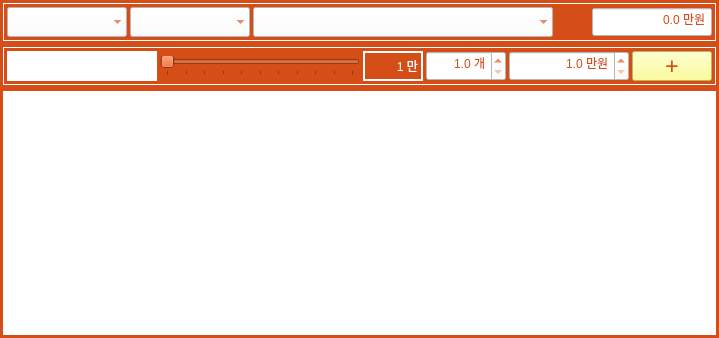
              <widget class="QWidget" name="tab_4">
               <attribute name="title">
                <string>조명</string>
               </attribute>
               <layout class="QVBoxLayout" name="verticalLayout_7">
                <property name="spacing">
                 <number>0</number>
                </property>
                <property name="leftMargin">
                 <number>0</number>
                </property>
                <property name="topMargin">
                 <number>0</number>
                </property>
                <property name="rightMargin">
                 <number>0</number>
                </property>
                <property name="bottomMargin">
                 <number>0</number>
                </property>
                <item>
                 <widget class="QFrame" name="frame_133">
                  <property name="minimumSize">
                   <size>
                    <width>0</width>
                    <height>30</height>
                   </size>
                  </property>
                  <property name="maximumSize">
                   <size>
                    <width>16777215</width>
                    <height>16777215</height>
                   </size>
                  </property>
                  <property name="font">
                   <font>
                    <family>나눔고딕 ExtraBold</family>
                    <pointsize>9</pointsize>
                    <weight>9</weight>
                    <italic>false</italic>
                    <bold>false</bold>
                   </font>
                  </property>
                  <property name="styleSheet">
                   <string notr="true">background-color: rgb(213, 77, 23);
font: 75 9pt &quot;나눔고딕 ExtraBold&quot;;</string>
                  </property>
                  <layout class="QHBoxLayout" name="horizontalLayout_280">
                   <property name="leftMargin">
                    <number>3</number>
                   </property>
                   <property name="topMargin">
                    <number>3</number>
                   </property>
                   <property name="rightMargin">
                    <number>3</number>
                   </property>
                   <property name="bottomMargin">
                    <number>3</number>
                   </property>
                   <item>
                    <widget class="QFrame" name="horizontalFrame_31">
                     <property name="styleSheet">
                      <string notr="true">color: rgb(255, 255, 255);</string>
                     </property>
                     <property name="frameShape">
                      <enum>QFrame::Box</enum>
                     </property>
                     <layout class="QHBoxLayout" name="horizontalLayout_102">
                      <property name="spacing">
                       <number>3</number>
                      </property>
                      <property name="leftMargin">
                       <number>3</number>
                      </property>
                      <property name="topMargin">
                       <number>3</number>
                      </property>
                      <property name="rightMargin">
                       <number>3</number>
                      </property>
                      <property name="bottomMargin">
                       <number>3</number>
                      </property>
                      <item>
                       <widget class="QComboBox" name="comboBox_light_zone">
                        <property name="sizePolicy">
                         <sizepolicy hsizetype="Preferred" vsizetype="Fixed">
                          <horstretch>0</horstretch>
                          <verstretch>0</verstretch>
                         </sizepolicy>
                        </property>
                        <property name="minimumSize">
                         <size>
                          <width>120</width>
                          <height>30</height>
                         </size>
                        </property>
                        <property name="maximumSize">
                         <size>
                          <width>100</width>
                          <height>16777215</height>
                         </size>
                        </property>
                        <property name="font">
                         <font>
                          <family>구름 산스 500</family>
                          <pointsize>14</pointsize>
                          <weight>50</weight>
                          <italic>false</italic>
                          <bold>false</bold>
                         </font>
                        </property>
                        <property name="styleSheet">
                         <string notr="true">background-color: rgb(255, 255, 255);
color: rgb(213, 77, 23);
font: 14pt &quot;구름 산스 500&quot;;</string>
                        </property>
                        <property name="frame">
                         <bool>false</bool>
                        </property>
                        <property name="placeholderText" stdset="0">
                         <string notr="true"/>
                        </property>
                       </widget>
                      </item>
                      <item>
                       <widget class="QComboBox" name="comboBox_light_types">
                        <property name="sizePolicy">
                         <sizepolicy hsizetype="Preferred" vsizetype="Fixed">
                          <horstretch>0</horstretch>
                          <verstretch>0</verstretch>
                         </sizepolicy>
                        </property>
                        <property name="minimumSize">
                         <size>
                          <width>120</width>
                          <height>30</height>
                         </size>
                        </property>
                        <property name="maximumSize">
                         <size>
                          <width>100</width>
                          <height>16777215</height>
                         </size>
                        </property>
                        <property name="font">
                         <font>
                          <family>구름 산스 500</family>
                          <pointsize>14</pointsize>
                          <weight>50</weight>
                          <italic>false</italic>
                          <bold>false</bold>
                         </font>
                        </property>
                        <property name="styleSheet">
                         <string notr="true">background-color: rgb(255, 255, 255);
color: rgb(213, 77, 23);
font: 14pt &quot;구름 산스 500&quot;;</string>
                        </property>
                        <property name="frame">
                         <bool>false</bool>
                        </property>
                        <property name="placeholderText" stdset="0">
                         <string notr="true"/>
                        </property>
                       </widget>
                      </item>
                      <item>
                       <widget class="QComboBox" name="comboBox_light_names">
                        <property name="sizePolicy">
                         <sizepolicy hsizetype="Preferred" vsizetype="Fixed">
                          <horstretch>0</horstretch>
                          <verstretch>0</verstretch>
                         </sizepolicy>
                        </property>
                        <property name="minimumSize">
                         <size>
                          <width>300</width>
                          <height>30</height>
                         </size>
                        </property>
                        <property name="maximumSize">
                         <size>
                          <width>16777215</width>
                          <height>16777215</height>
                         </size>
                        </property>
                        <property name="font">
                         <font>
                          <family>구름 산스 500</family>
                          <pointsize>14</pointsize>
                          <weight>50</weight>
                          <italic>false</italic>
                          <bold>false</bold>
                         </font>
                        </property>
                        <property name="styleSheet">
                         <string notr="true">background-color: rgb(255, 255, 255);
color: rgb(213, 77, 23);
font: 14pt &quot;구름 산스 500&quot;;</string>
                        </property>
                        <property name="frame">
                         <bool>false</bool>
                        </property>
                        <property name="placeholderText" stdset="0">
                         <string notr="true"/>
                        </property>
                       </widget>
                      </item>
                      <item>
                       <spacer name="horizontalSpacer_29">
                        <property name="orientation">
                         <enum>Qt::Horizontal</enum>
                        </property>
                        <property name="sizeType">
                         <enum>QSizePolicy::Expanding</enum>
                        </property>
                        <property name="sizeHint" stdset="0">
                         <size>
                          <width>0</width>
                          <height>20</height>
                         </size>
                        </property>
                       </spacer>
                      </item>
                      <item>
                       <widget class="QDoubleSpinBox" name="doubleSpinBox_light_cost_total">
                        <property name="minimumSize">
                         <size>
                          <width>120</width>
                          <height>30</height>
                         </size>
                        </property>
                        <property name="styleSheet">
                         <string notr="true">background-color: rgb(255, 255, 255);
color: rgb(213, 77, 23);
font: 12pt &quot;구름 산스 500&quot;;</string>
                        </property>
                        <property name="alignment">
                         <set>Qt::AlignRight|Qt::AlignTrailing|Qt::AlignVCenter</set>
                        </property>
                        <property name="buttonSymbols">
                         <enum>QAbstractSpinBox::NoButtons</enum>
                        </property>
                        <property name="prefix">
                         <string/>
                        </property>
                        <property name="suffix">
                         <string> 만원</string>
                        </property>
                        <property name="decimals">
                         <number>1</number>
                        </property>
                        <property name="minimum">
                         <double>0.000000000000000</double>
                        </property>
                        <property name="maximum">
                         <double>1000.000000000000000</double>
                        </property>
                        <property name="singleStep">
                         <double>1.000000000000000</double>
                        </property>
                        <property name="value">
                         <double>0.000000000000000</double>
                        </property>
                       </widget>
                      </item>
                     </layout>
                    </widget>
                   </item>
                  </layout>
                 </widget>
                </item>
                <item>
                 <widget class="QFrame" name="frame_134">
                  <property name="minimumSize">
                   <size>
                    <width>0</width>
                    <height>30</height>
                   </size>
                  </property>
                  <property name="maximumSize">
                   <size>
                    <width>16777215</width>
                    <height>16777215</height>
                   </size>
                  </property>
                  <property name="font">
                   <font>
                    <family>나눔고딕 ExtraBold</family>
                    <pointsize>9</pointsize>
                    <weight>9</weight>
                    <italic>false</italic>
                    <bold>false</bold>
                   </font>
                  </property>
                  <property name="styleSheet">
                   <string notr="true">background-color: rgb(213, 77, 23);
font: 75 9pt &quot;나눔고딕 ExtraBold&quot;;</string>
                  </property>
                  <layout class="QHBoxLayout" name="horizontalLayout_281">
                   <property name="leftMargin">
                    <number>3</number>
                   </property>
                   <property name="topMargin">
                    <number>3</number>
                   </property>
                   <property name="rightMargin">
                    <number>3</number>
                   </property>
                   <property name="bottomMargin">
                    <number>3</number>
                   </property>
                   <item>
                    <widget class="QFrame" name="horizontalFrame_32">
                     <property name="styleSheet">
                      <string notr="true">color: rgb(255, 255, 255);</string>
                     </property>
                     <property name="frameShape">
                      <enum>QFrame::Box</enum>
                     </property>
                     <layout class="QHBoxLayout" name="horizontalLayout_103">
                      <property name="spacing">
                       <number>3</number>
                      </property>
                      <property name="leftMargin">
                       <number>3</number>
                      </property>
                      <property name="topMargin">
                       <number>3</number>
                      </property>
                      <property name="rightMargin">
                       <number>3</number>
                      </property>
                      <property name="bottomMargin">
                       <number>3</number>
                      </property>
                      <item>
                       <widget class="QLineEdit" name="lineEdit_light">
                        <property name="sizePolicy">
                         <sizepolicy hsizetype="Preferred" vsizetype="Fixed">
                          <horstretch>0</horstretch>
                          <verstretch>0</verstretch>
                         </sizepolicy>
                        </property>
                        <property name="minimumSize">
                         <size>
                          <width>150</width>
                          <height>30</height>
                         </size>
                        </property>
                        <property name="maximumSize">
                         <size>
                          <width>100</width>
                          <height>16777215</height>
                         </size>
                        </property>
                        <property name="font">
                         <font>
                          <family>구름 산스 500</family>
                          <pointsize>14</pointsize>
                          <weight>50</weight>
                          <italic>false</italic>
                          <bold>false</bold>
                         </font>
                        </property>
                        <property name="styleSheet">
                         <string notr="true">background-color: rgb(255, 255, 255);
color: rgb(213, 77, 23);
font: 14pt &quot;구름 산스 500&quot;;</string>
                        </property>
                        <property name="frame">
                         <bool>false</bool>
                        </property>
                        <property name="alignment">
                         <set>Qt::AlignCenter</set>
                        </property>
                       </widget>
                      </item>
                      <item>
                       <widget class="QSlider" name="horizontalSlider_light">
                        <property name="minimumSize">
                         <size>
                          <width>200</width>
                          <height>0</height>
                         </size>
                        </property>
                        <property name="maximumSize">
                         <size>
                          <width>200</width>
                          <height>16777215</height>
                         </size>
                        </property>
                        <property name="minimum">
                         <number>10</number>
                        </property>
                        <property name="maximum">
                         <number>30</number>
                        </property>
                        <property name="singleStep">
                         <number>1</number>
                        </property>
                        <property name="pageStep">
                         <number>1</number>
                        </property>
                        <property name="value">
                         <number>10</number>
                        </property>
                        <property name="sliderPosition">
                         <number>10</number>
                        </property>
                        <property name="orientation">
                         <enum>Qt::Horizontal</enum>
                        </property>
                        <property name="invertedAppearance">
                         <bool>false</bool>
                        </property>
                        <property name="invertedControls">
                         <bool>false</bool>
                        </property>
                        <property name="tickPosition">
                         <enum>QSlider::TicksBelow</enum>
                        </property>
                        <property name="tickInterval">
                         <number>2</number>
                        </property>
                       </widget>
                      </item>
                      <item>
                       <widget class="QLabel" name="label_light">
                        <property name="minimumSize">
                         <size>
                          <width>60</width>
                          <height>0</height>
                         </size>
                        </property>
                        <property name="styleSheet">
                         <string notr="true">font: 12pt &quot;구름 산스 500&quot;;</string>
                        </property>
                        <property name="frameShape">
                         <enum>QFrame::WinPanel</enum>
                        </property>
                        <property name="text">
                         <string>1 만</string>
                        </property>
                        <property name="alignment">
                         <set>Qt::AlignRight|Qt::AlignTrailing|Qt::AlignVCenter</set>
                        </property>
                       </widget>
                      </item>
                      <item>
                       <widget class="QDoubleSpinBox" name="doubleSpinBox_light_quantity">
                        <property name="minimumSize">
                         <size>
                          <width>80</width>
                          <height>30</height>
                         </size>
                        </property>
                        <property name="styleSheet">
                         <string notr="true">background-color: rgb(255, 255, 255);
color: rgb(213, 77, 23);
font: 12pt &quot;구름 산스 500&quot;;</string>
                        </property>
                        <property name="alignment">
                         <set>Qt::AlignRight|Qt::AlignTrailing|Qt::AlignVCenter</set>
                        </property>
                        <property name="prefix">
                         <string/>
                        </property>
                        <property name="suffix">
                         <string> 개</string>
                        </property>
                        <property name="decimals">
                         <number>1</number>
                        </property>
                        <property name="minimum">
                         <double>1.000000000000000</double>
                        </property>
                        <property name="maximum">
                         <double>100.000000000000000</double>
                        </property>
                        <property name="singleStep">
                         <double>1.000000000000000</double>
                        </property>
                        <property name="value">
                         <double>1.000000000000000</double>
                        </property>
                       </widget>
                      </item>
                      <item>
                       <widget class="QDoubleSpinBox" name="doubleSpinBox_light_cost">
                        <property name="minimumSize">
                         <size>
                          <width>120</width>
                          <height>30</height>
                         </size>
                        </property>
                        <property name="styleSheet">
                         <string notr="true">background-color: rgb(255, 255, 255);
color: rgb(213, 77, 23);
font: 12pt &quot;구름 산스 500&quot;;</string>
                        </property>
                        <property name="alignment">
                         <set>Qt::AlignRight|Qt::AlignTrailing|Qt::AlignVCenter</set>
                        </property>
                        <property name="prefix">
                         <string/>
                        </property>
                        <property name="suffix">
                         <string> 만원</string>
                        </property>
                        <property name="decimals">
                         <number>1</number>
                        </property>
                        <property name="minimum">
                         <double>1.000000000000000</double>
                        </property>
                        <property name="maximum">
                         <double>100.000000000000000</double>
                        </property>
                        <property name="singleStep">
                         <double>1.000000000000000</double>
                        </property>
                        <property name="value">
                         <double>1.000000000000000</double>
                        </property>
                       </widget>
                      </item>
                      <item>
                       <spacer name="horizontalSpacer_30">
                        <property name="orientation">
                         <enum>Qt::Horizontal</enum>
                        </property>
                        <property name="sizeType">
                         <enum>QSizePolicy::Expanding</enum>
                        </property>
                        <property name="sizeHint" stdset="0">
                         <size>
                          <width>0</width>
                          <height>20</height>
                         </size>
                        </property>
                       </spacer>
                      </item>
                      <item>
                       <widget class="QPushButton" name="pushButton_light_add">
                        <property name="sizePolicy">
                         <sizepolicy hsizetype="Preferred" vsizetype="Fixed">
                          <horstretch>0</horstretch>
                          <verstretch>0</verstretch>
                         </sizepolicy>
                        </property>
                        <property name="minimumSize">
                         <size>
                          <width>50</width>
                          <height>0</height>
                         </size>
                        </property>
                        <property name="maximumSize">
                         <size>
                          <width>100</width>
                          <height>30</height>
                         </size>
                        </property>
                        <property name="font">
                         <font>
                          <family>여기어때 잘난체 고딕 TTF</family>
                          <pointsize>18</pointsize>
                          <weight>50</weight>
                          <italic>false</italic>
                          <bold>false</bold>
                         </font>
                        </property>
                        <property name="layoutDirection">
                         <enum>Qt::LeftToRight</enum>
                        </property>
                        <property name="styleSheet">
                         <string notr="true">background-color: rgb(255, 255, 127);
color: rgb(213, 77, 23);
font: 18pt &quot;여기어때 잘난체 고딕 TTF&quot;;</string>
                        </property>
                        <property name="text">
                         <string>+</string>
                        </property>
                       </widget>
                      </item>
                     </layout>
                    </widget>
                   </item>
                  </layout>
                 </widget>
                </item>
                <item>
                 <widget class="QTableWidget" name="tableWidget_lights">
                  <property name="minimumSize">
                   <size>
                    <width>0</width>
                    <height>250</height>
                   </size>
                  </property>
                  <property name="styleSheet">
                   <string notr="true">color: rgb(213, 77, 23);</string>
                  </property>
                  <property name="frameShape">
                   <enum>QFrame::Box</enum>
                  </property>
                  <property name="frameShadow">
                   <enum>QFrame::Plain</enum>
                  </property>
                  <property name="lineWidth">
                   <number>3</number>
                  </property>
                  <property name="editTriggers">
                   <set>QAbstractItemView::AnyKeyPressed|QAbstractItemView::EditKeyPressed|QAbstractItemView::SelectedClicked</set>
                  </property>
                  <property name="sortingEnabled">
                   <bool>true</bool>
                  </property>
                 </widget>
                </item>
               </layout>
              </widget>
